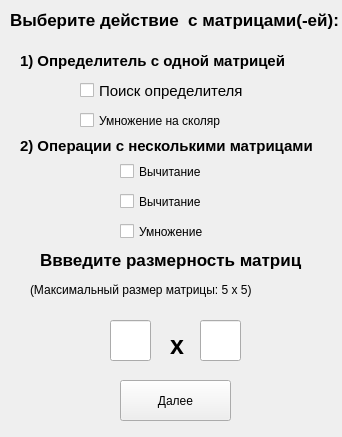
<?xml version="1.0" encoding="UTF-8"?>
<ui version="4.0">
 <class>MainWindow</class>
 <widget class="QMainWindow" name="MainWindow">
  <property name="geometry">
   <rect>
    <x>0</x>
    <y>0</y>
    <width>342</width>
    <height>437</height>
   </rect>
  </property>
  <property name="windowTitle">
   <string>MainWindow</string>
  </property>
  <widget class="QWidget" name="centralwidget">
   <widget class="QLabel" name="label">
    <property name="geometry">
     <rect>
      <x>20</x>
      <y>50</y>
      <width>291</width>
      <height>21</height>
     </rect>
    </property>
    <property name="font">
     <font>
      <pointsize>11</pointsize>
      <weight>75</weight>
      <bold>true</bold>
     </font>
    </property>
    <property name="text">
     <string>1) Определитель с одной матрицей</string>
    </property>
   </widget>
   <widget class="QLineEdit" name="width">
    <property name="geometry">
     <rect>
      <x>110</x>
      <y>320</y>
      <width>41</width>
      <height>41</height>
     </rect>
    </property>
    <property name="font">
     <font>
      <pointsize>16</pointsize>
     </font>
    </property>
   </widget>
   <widget class="QLineEdit" name="height">
    <property name="geometry">
     <rect>
      <x>200</x>
      <y>320</y>
      <width>41</width>
      <height>41</height>
     </rect>
    </property>
    <property name="font">
     <font>
      <pointsize>16</pointsize>
     </font>
    </property>
   </widget>
   <widget class="QLabel" name="label_2">
    <property name="geometry">
     <rect>
      <x>170</x>
      <y>330</y>
      <width>16</width>
      <height>31</height>
     </rect>
    </property>
    <property name="font">
     <font>
      <pointsize>19</pointsize>
      <weight>75</weight>
      <bold>true</bold>
     </font>
    </property>
    <property name="text">
     <string>x</string>
    </property>
   </widget>
   <widget class="QPushButton" name="nextBtn">
    <property name="geometry">
     <rect>
      <x>120</x>
      <y>380</y>
      <width>111</width>
      <height>41</height>
     </rect>
    </property>
    <property name="text">
     <string>Далее</string>
    </property>
   </widget>
   <widget class="QLabel" name="label_3">
    <property name="geometry">
     <rect>
      <x>20</x>
      <y>130</y>
      <width>331</width>
      <height>31</height>
     </rect>
    </property>
    <property name="font">
     <font>
      <pointsize>11</pointsize>
      <weight>75</weight>
      <bold>true</bold>
     </font>
    </property>
    <property name="text">
     <string>2) Операции с несколькими матрицами</string>
    </property>
   </widget>
   <widget class="QLabel" name="label_4">
    <property name="geometry">
     <rect>
      <x>40</x>
      <y>250</y>
      <width>271</width>
      <height>20</height>
     </rect>
    </property>
    <property name="font">
     <font>
      <pointsize>13</pointsize>
      <weight>75</weight>
      <bold>true</bold>
     </font>
    </property>
    <property name="text">
     <string>Ввведите размерность матриц</string>
    </property>
   </widget>
   <widget class="QLabel" name="label_5">
    <property name="geometry">
     <rect>
      <x>30</x>
      <y>280</y>
      <width>281</width>
      <height>20</height>
     </rect>
    </property>
    <property name="text">
     <string>(Максимальный размер матрицы: 5 x 5)</string>
    </property>
   </widget>
   <widget class="QCheckBox" name="checkBox">
    <property name="geometry">
     <rect>
      <x>80</x>
      <y>80</y>
      <width>181</width>
      <height>21</height>
     </rect>
    </property>
    <property name="font">
     <font>
      <pointsize>11</pointsize>
     </font>
    </property>
    <property name="text">
     <string>Поиск определителя</string>
    </property>
   </widget>
   <widget class="QCheckBox" name="checkBox_2">
    <property name="geometry">
     <rect>
      <x>120</x>
      <y>190</y>
      <width>111</width>
      <height>23</height>
     </rect>
    </property>
    <property name="text">
     <string>Вычитание</string>
    </property>
   </widget>
   <widget class="QCheckBox" name="checkBox_3">
    <property name="geometry">
     <rect>
      <x>120</x>
      <y>220</y>
      <width>111</width>
      <height>23</height>
     </rect>
    </property>
    <property name="text">
     <string>Умножение</string>
    </property>
   </widget>
   <widget class="QCheckBox" name="checkBox_4">
    <property name="geometry">
     <rect>
      <x>80</x>
      <y>110</y>
      <width>181</width>
      <height>21</height>
     </rect>
    </property>
    <property name="text">
     <string>Умножение на сколяр</string>
    </property>
   </widget>
   <widget class="QLabel" name="label_6">
    <property name="geometry">
     <rect>
      <x>10</x>
      <y>10</y>
      <width>331</width>
      <height>20</height>
     </rect>
    </property>
    <property name="font">
     <font>
      <pointsize>13</pointsize>
      <weight>75</weight>
      <bold>true</bold>
     </font>
    </property>
    <property name="text">
     <string>Выберите действие  c матрицами(-ей):</string>
    </property>
   </widget>
   <widget class="QCheckBox" name="checkBox_5">
    <property name="geometry">
     <rect>
      <x>120</x>
      <y>160</y>
      <width>111</width>
      <height>23</height>
     </rect>
    </property>
    <property name="text">
     <string>Вычитание</string>
    </property>
   </widget>
  </widget>
 </widget>
 <resources/>
 <connections/>
</ui>
